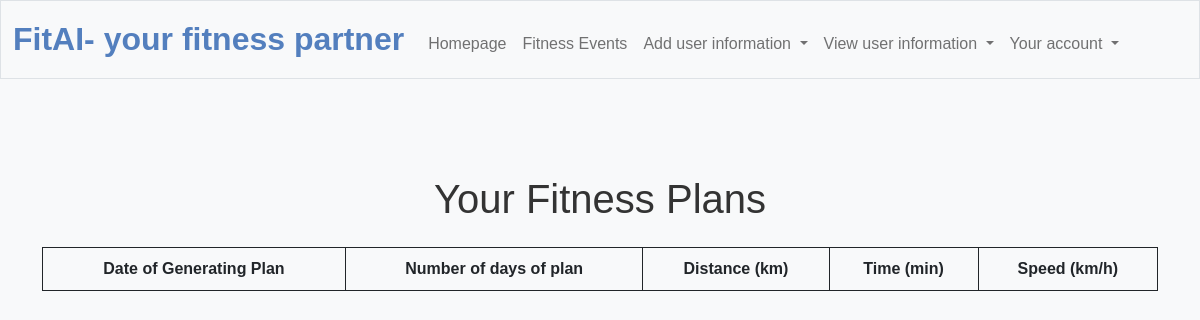
The app's page /view_fitness_plans (signed in), older data.
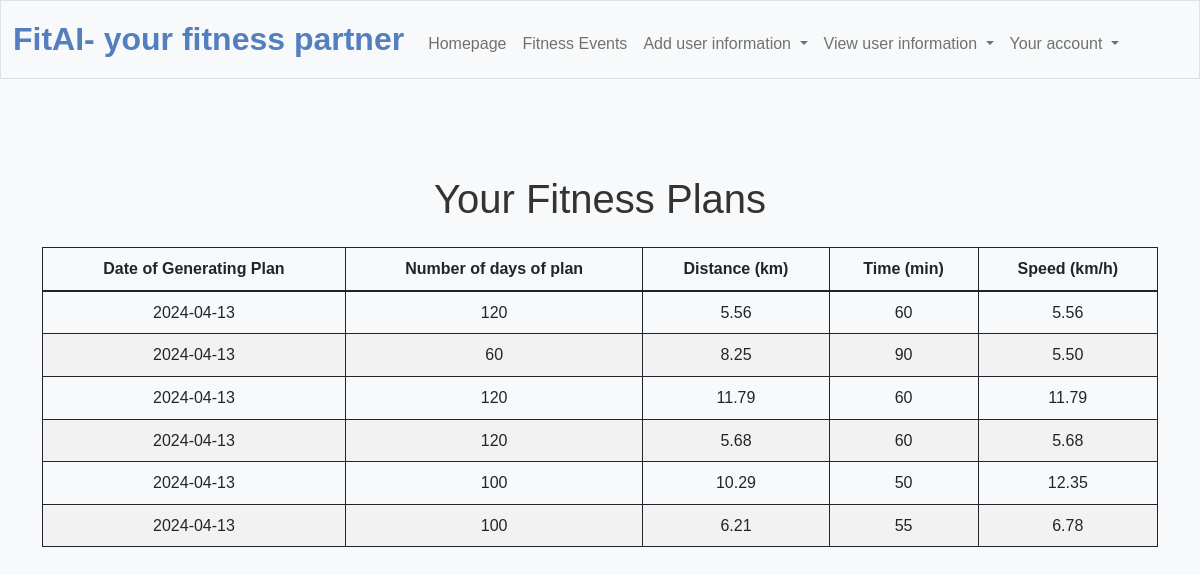
The same page, newer data.
### tables this page shows
CREATE TABLE fitness_plan_user (
    id INTEGER PRIMARY KEY AUTOINCREMENT,
    user_id INTEGER,
    r_calories INTEGER,
    r_mins_activity INTEGER, r_distance DECIMAL, date_log DATE, time_taken INTEGER,
    FOREIGN KEY (user_id) REFERENCES user(id)
);

### app.py (the view)
@app.route("/view_fitness_plans")
@login_required
def view_fitness_plans():
    user_id = user_c_id  # Get the user's ID from the session
    fitness_plans_raw = db.execute("SELECT * FROM fitness_plan_user WHERE user_id = ?", user_id)
    fitness_plans = []
    for plan in fitness_plans_raw:
        if plan["r_mins_activity"]:  # Avoid division by zero
            speed = (plan["r_distance"] / (plan["r_mins_activity"] / 60))  # Convert minutes to hours and calculate speed
        else:
            speed = 0
        plan["speed"] = speed  # Add speed to the plan
        fitness_plans.append(plan)
    return render_template("view_fitness_plans.html", fitness_plans=fitness_plans)

### app.py (called while the page is built)
@app.after_request
def after_request(response):
    response.headers["Cache-Control"] = "no-cache, no-store, must-revalidate"
    response.headers["Expires"] = 0
    response.headers["Pragma"] = "no-cache"
    return response

### helpers.py (called while the page is built)
def login_required(f):
    @wraps(f)
    def decorated_function(*args, **kwargs):
        if session.get("user_id") is None:
            return redirect("/login")
        return f(*args, **kwargs)
    return decorated_function

### templates/view_fitness_plans.html (shortened to what this page needs)
{% extends "layout.html" %}
{% block main %}
<div class="container mt-5">
    <h1 class="text-center mb-4">Your Fitness Plans</h1>
    <table class="table">
        <thead>
            <tr>
                <th>Date of Generating Plan</th>
                <th>Number of days of plan</th>
                <th>Distance (km)</th>
                <th>Time (min)</th>
                <th>Speed (km/h)</th>
            </tr>
        </thead>
        <tbody>
            {% for plan in fitness_plans %}
            <tr>
                <td>{{ plan.date_log }}</td>
                <td>{{plan. time_taken}}</td>
                <td>{{ '%.2f'|format(plan.r_distance) }}</td>
                <td>{{ plan.r_mins_activity }}</td>
                <td>{{ '%.2f'|format(plan.speed) }}</td>
            </tr>
            {% endfor %}
        </tbody>
    </table>
</div>
{% endblock %}

Row changes from the older to the newer data that the page shows:
added fitness_plan_user: date_log "2024-04-13", time_taken "120", r_distance "5.56", r_mins_activity "60", speed "5.56"
added fitness_plan_user: date_log "2024-04-13", time_taken "60", r_distance "8.25", r_mins_activity "90", speed "5.50"
added fitness_plan_user: date_log "2024-04-13", time_taken "120", r_distance "11.79", r_mins_activity "60", speed "11.79"
added fitness_plan_user: date_log "2024-04-13", time_taken "120", r_distance "5.68", r_mins_activity "60", speed "5.68"
added fitness_plan_user: date_log "2024-04-13", time_taken "100", r_distance "10.29", r_mins_activity "50", speed "12.35"
added fitness_plan_user: date_log "2024-04-13", time_taken "100", r_distance "6.21", r_mins_activity "55", speed "6.78"
